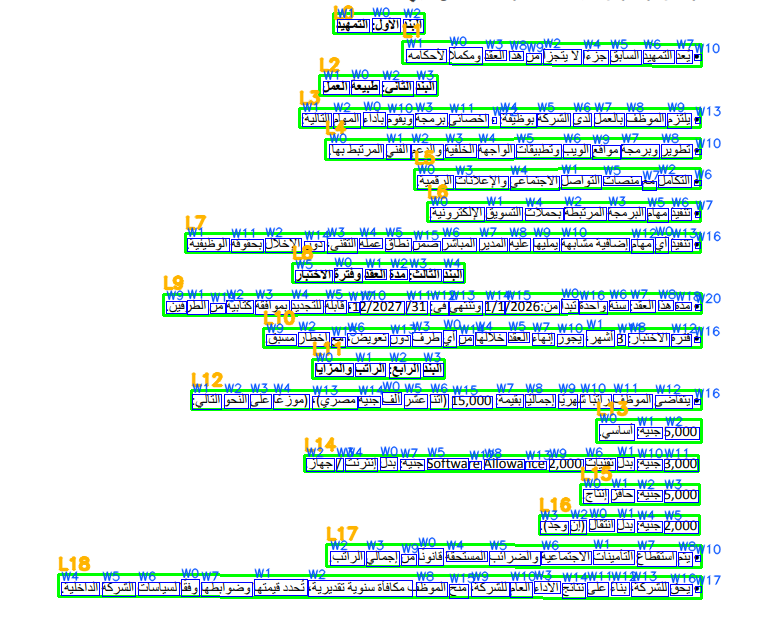
#> input picture detections_vis.png, 764 x 641 px
$ python -i ocr_pipeline.py   (imports and definitions only)
#> lines starting #> are read from the running program, lines starting #| are printed output that depends on the picture
#> further down, picture is the input picture: shape (641, 764, 3); mean B, G, R 231.9, 234.9, 218.2
from __future__ import annotations

from pathlib import Path
from typing import Any, Dict, List, Optional, Tuple, Union

import cv2
import numpy as np
from paddleocr import TextDetection, TextRecognition


ImageInput = Union[str, Path, np.ndarray]


# =========================================================
# Basic image utilities
# =========================================================

# [75 lines left out: functions load_image, save_image, order_quad_points, clip_points_to_image, quad_to_rect, rect_to_quad and 1 more, not called in this run]


def polygon_center(pts: np.ndarray) -> Tuple[float, float]:
    pts = np.asarray(pts, dtype=np.float32).reshape(-1, 2)
    return float(np.mean(pts[:, 0])), float(np.mean(pts[:, 1]))


# [134 lines left out: functions normalize_polygon_to_quad, build_region_from_polygon, crop_quad_with_perspective, crop_rect, rotate_if_vertical, not called in this run]


# =========================================================
# Full-page preprocessing for detection
# Keep same size so coordinates stay aligned.
# =========================================================

def preprocess_full_image_for_detection(image: np.ndarray) -> np.ndarray:
    """
    Mild full-page preprocessing for detection.
    Same output size as input.
    This improves contrast and edge clarity without destroying text shapes.
    """
    if image.ndim == 2:
        bgr = cv2.cvtColor(image, cv2.COLOR_GRAY2BGR)
    else:
        bgr = image.copy()

    lab = cv2.cvtColor(bgr, cv2.COLOR_BGR2LAB)
#> lab: shape (641, 764, 3); mean of channels 0, 1, 2 236.8, 126.6, 127.5
    l, a, b = cv2.split(lab)
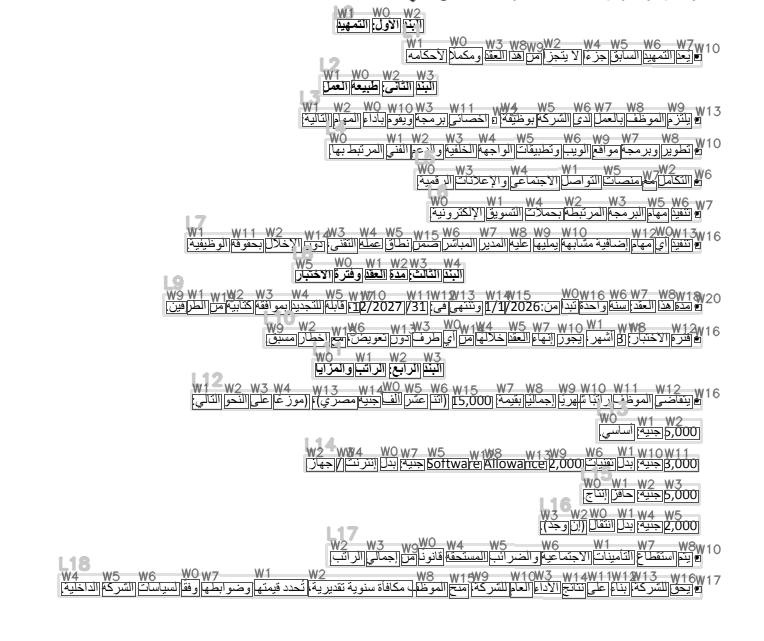
#> l: shape (641, 764); min 0, max 255, mean 236.8
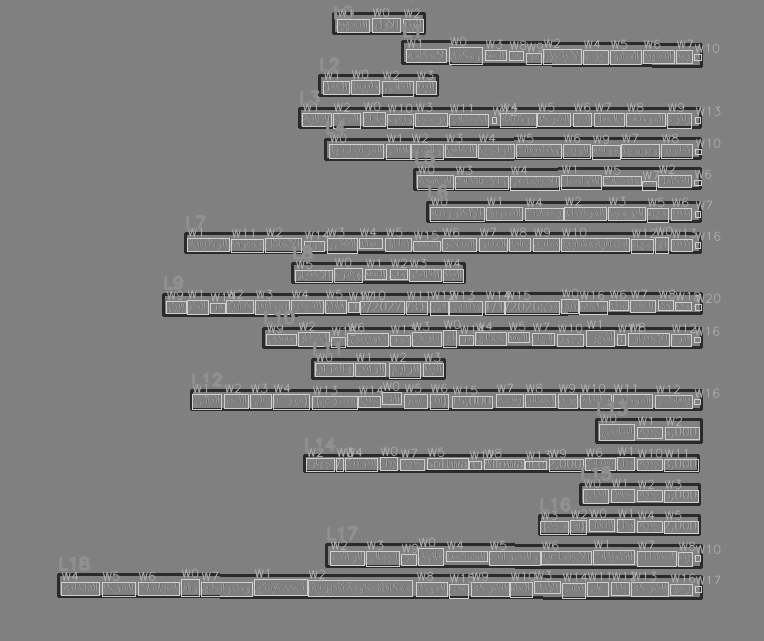
#> a: shape (641, 764); min 42, max 207, mean 126.6
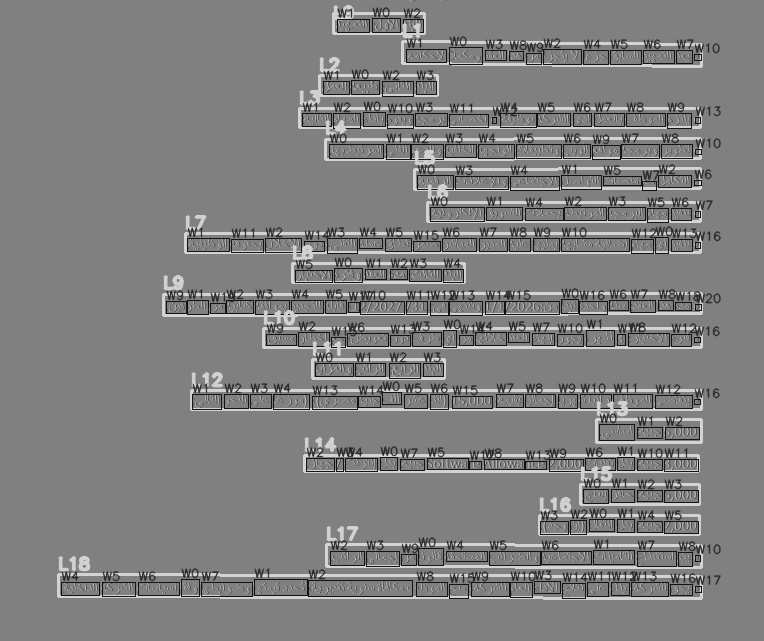
#> b: shape (641, 764); min 20, max 211, mean 127.5

    clahe = cv2.createCLAHE(clipLimit=2.2, tileGridSize=(8, 8))
    l2 = clahe.apply(l)

    merged = cv2.merge([l2, a, b])
#> merged: shape (641, 764, 3); mean of channels 0, 1, 2 234.9, 126.6, 127.5
    enhanced = cv2.cvtColor(merged, cv2.COLOR_LAB2BGR)

    blur = cv2.GaussianBlur(enhanced, (0, 0), 1.0)
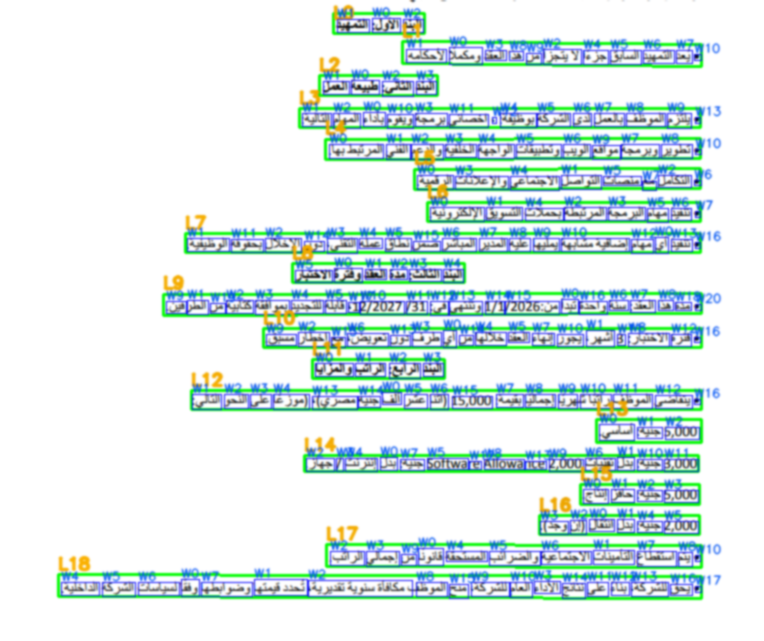
#> blur: shape (641, 764, 3); mean B, G, R 230.3, 233.3, 216.9
    sharpened = cv2.addWeighted(enhanced, 1.35, blur, -0.35, 0)

    return sharpened


# =========================================================
# Detection helpers
# =========================================================

# [364 lines left out: functions get_result_boxes, bbox_iou, intersection_over_smaller, vertical_overlap_ratio, horizontal_gap, valid_region_dims and 9 more, not called in this run]


def get_foreground_columns(mask: np.ndarray, min_ink_per_col: int = 1) -> np.ndarray:
    proj = np.sum(mask > 0, axis=0)
    return proj >= min_ink_per_col


# [467 lines left out: functions runs_from_binary_vector, merge_small_gaps, estimate_word_gap_threshold, vertical_bounds_for_xrange, split_words_by_projection, attach_isolated_punctuation and 8 more, not called in this run]


def contains_arabic_chars(text: str) -> bool:
    return any(is_arabic_char(ch) for ch in text)


def contains_latin_chars(text: str) -> bool:
    return any(is_latin_char(ch) for ch in text)


def count_arabic_chars(text: str) -> int:
    return sum(1 for ch in text if is_arabic_char(ch))


def count_latin_chars(text: str) -> int:
    return sum(1 for ch in text if is_latin_char(ch))


def count_digit_chars(text: str) -> int:
    return sum(1 for ch in text if ch.isdigit())


# [198 lines left out: functions count_symbol_chars, detect_script_hint, normalize_ocr_text, score_text_quality, is_garbage, median_height and 2 more, not called in this run]


# =========================================================
# Detector
# =========================================================

class BestTextDetector:
    # [77 lines left out: functions __init__, _detect_raw_regions, detect, not called in this run]


# =========================================================
# Recognizer
# =========================================================

class MultiRecognizer:
    # [133 lines left out: functions __init__, _run_model, _rank_candidate, recognize_best, not called in this run]


class BestTextRecognizer:
    def __init__(self, enable_otsu_variant: bool = False) -> None:
        self.router = MultiRecognizer(enable_otsu_variant=enable_otsu_variant)

    def recognize_crop(self, crop: ImageInput) -> Dict[str, Any]:
        img = load_image(crop)
        return self.router.recognize_best(img)

    # [290 lines left out: functions recognize_word, recognize_line_region, recognize_regions, choose_line_direction_from_words_or_line, score_line_candidate, merge_word_texts_for_region and 3 more, not called in this run]


# =========================================================
# Full pipeline
# =========================================================

class OCRPipeline:
    # [36 lines left out: functions __init__, run, not called in this run]


# =========================================================
# CLI
# =========================================================

# [57 lines not run here, left out]


>>> import cv2
>>> picture = cv2.imread('detections_vis.png')
>>> result = preprocess_full_image_for_detection(picture)
